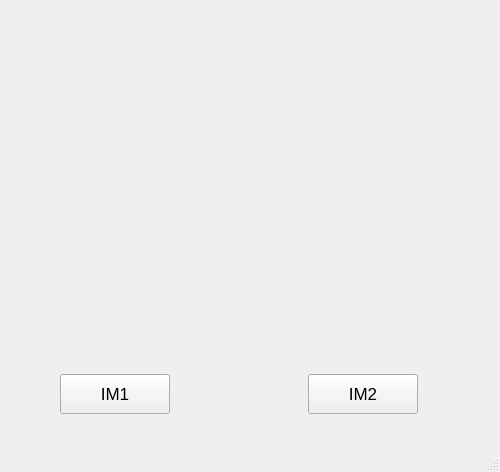
<?xml version="1.0" encoding="UTF-8"?>
<ui version="4.0">
 <class>MainWindow</class>
 <widget class="QMainWindow" name="MainWindow">
  <property name="geometry">
   <rect>
    <x>0</x>
    <y>0</y>
    <width>500</width>
    <height>472</height>
   </rect>
  </property>
  <property name="windowTitle">
   <string>MainWindow</string>
  </property>
  <widget class="QWidget" name="centralwidget">
   <widget class="QLabel" name="my_img">
    <property name="geometry">
     <rect>
      <x>16</x>
      <y>16</y>
      <width>461</width>
      <height>341</height>
     </rect>
    </property>
    <property name="text">
     <string/>
    </property>
    <property name="pixmap">
     <pixmap>../../../../../../../../../home/ehp/Images/pix/IMG00880-20110619-2157.jpg</pixmap>
    </property>
    <property name="scaledContents">
     <bool>true</bool>
    </property>
   </widget>
   <widget class="QPushButton" name="btn1">
    <property name="geometry">
     <rect>
      <x>60</x>
      <y>374</y>
      <width>110</width>
      <height>40</height>
     </rect>
    </property>
    <property name="font">
     <font>
      <pointsize>13</pointsize>
     </font>
    </property>
    <property name="text">
     <string>IM1</string>
    </property>
   </widget>
   <widget class="QPushButton" name="btn2">
    <property name="geometry">
     <rect>
      <x>308</x>
      <y>374</y>
      <width>110</width>
      <height>40</height>
     </rect>
    </property>
    <property name="font">
     <font>
      <pointsize>13</pointsize>
     </font>
    </property>
    <property name="text">
     <string>IM2</string>
    </property>
   </widget>
  </widget>
  <widget class="QMenuBar" name="menubar">
   <property name="geometry">
    <rect>
     <x>0</x>
     <y>0</y>
     <width>500</width>
     <height>22</height>
    </rect>
   </property>
  </widget>
  <widget class="QStatusBar" name="statusbar"/>
 </widget>
 <resources/>
 <connections/>
</ui>
